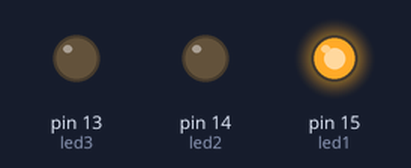
Simulated run of this program. Board: MicroPython board. On the bench: output pins drawn as LEDs (lit = HIGH).

Above: at 2.0 s.
At 5.0 s:
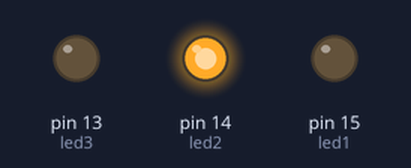
At 8.5 s:
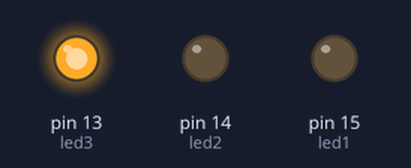
Timing chart, 0 to 14.3 s (numbered marks = the images above):
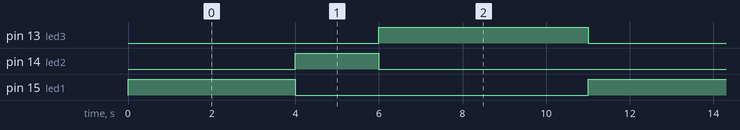

Measured:
- by itself, pin 13 (led3): alternates HIGH for 5.0 s and LOW for 6.0 s
- by itself, pin 14 (led2): alternates HIGH for 2.0 s and LOW for 9.0 s
- by itself, pin 15 (led1): alternates HIGH for 4.0 s and LOW for 7.0 s

The program:

TrafficLight.py
```python
from machine import Pin
import utime

led1 = Pin(15, Pin.OUT)
led2 = Pin(14, Pin.OUT)
led3 = Pin(13, Pin.OUT)

while True:


    led1.value(4)
    led2.value(0)
    led3.value(0)
    utime.sleep(4)


    led1.value(0)
    led2.value(2)
    led3.value(0)
    utime.sleep(2)


    led1.value(0)
    led2.value(0)
    led3.value(5)
    utime.sleep(5)


    
```
